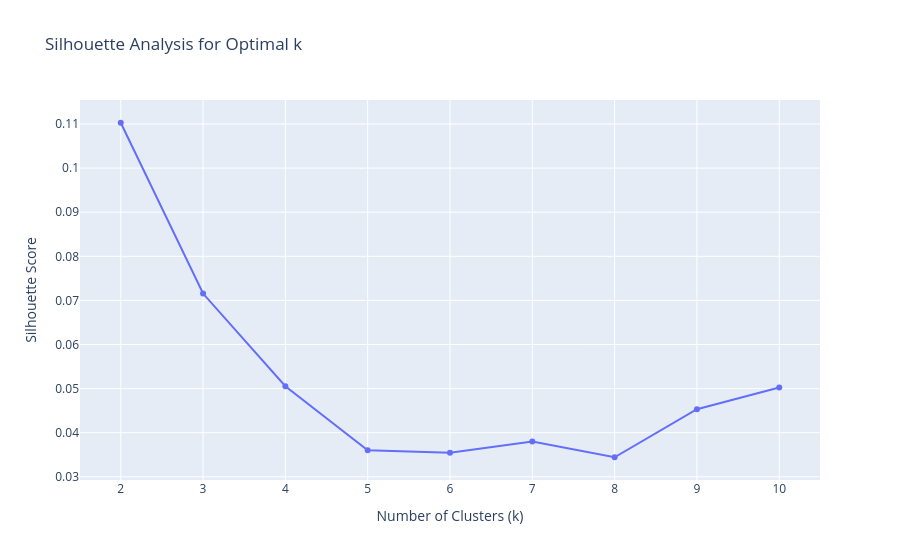

Here is the notebook cell this chart was saved with:
### Markdown cell above
Within this DBSCAN, only 1 cluster was found with a fairly high $\epsilon$ of $9.0$. This indicates that the relationships are fairly complex, and data points are very far apart.

Therefore, we can attempt this again with a k-Means clustering algorithm. We can use firstly use a sihoulette analysis to determine the optimal $k$.

### Code cell
from sklearn.metrics import silhouette_score  # Silhouette Score metric
from sklearn.cluster import KMeans  # KMeans Clustering algorithm

# Test different values of k
silhouette_scores = []
k_range = range(2, 11)

for k in k_range:
    kmeans = KMeans(n_clusters=k, random_state=42, n_init=10)
    cluster_labels = kmeans.fit_predict(hesp_df_encoded_scaled.drop('Cluster', axis=1))
    silhouette_avg = silhouette_score(hesp_df_encoded_scaled.drop('Cluster', axis=1), cluster_labels)
    silhouette_scores.append(silhouette_avg)
    print(f"For k={k}, silhouette score = {silhouette_avg:.3f}")

# Plot silhouette scores
fig = px.line(
    x=list(k_range), 
    y=silhouette_scores, 
    markers=True,
    labels={'x': 'Number of Clusters (k)', 'y': 'Silhouette Score'},
    title='Silhouette Analysis for Optimal k'
)
fig.show()

# Find optimal k
optimal_k = list(k_range)[silhouette_scores.index(max(silhouette_scores))]
print(f"\nOptimal number of clusters: {optimal_k} (silhouette score = {max(silhouette_scores):.3f})")

### Figure 1 — Plotly figure (JSON) as saved in the notebook; plotly's stock layout.template omitted (floating-point values rounded to 4 significant figures)
{"data": [{"hovertemplate": "Number of Clusters (k)=%{x}<br>Silhouette Score=%{y}<extra></extra>", "legendgroup": "", "line": {"color": "#636efa", "dash": "solid"}, "marker": {"symbol": "circle"}, "mode": "lines+markers", "name": "", "orientation": "v", "showlegend": false, "type": "scatter", "x": [2, 3, 4, 5, 6, 7, 8, 9, 10], "xaxis": "x", "y": [0.1103, 0.07156, 0.05055, 0.036, 0.03544, 0.03799, 0.03444, 0.04532, 0.05026], "yaxis": "y"}], "layout": {"legend": {"tracegroupgap": 0}, "title": {"text": "Silhouette Analysis for Optimal k"}, "xaxis": {"anchor": "y", "domain": [0, 1], "title": {"text": "Number of Clusters (k)"}}, "yaxis": {"anchor": "x", "domain": [0, 1], "title": {"text": "Silhouette Score"}}}}
